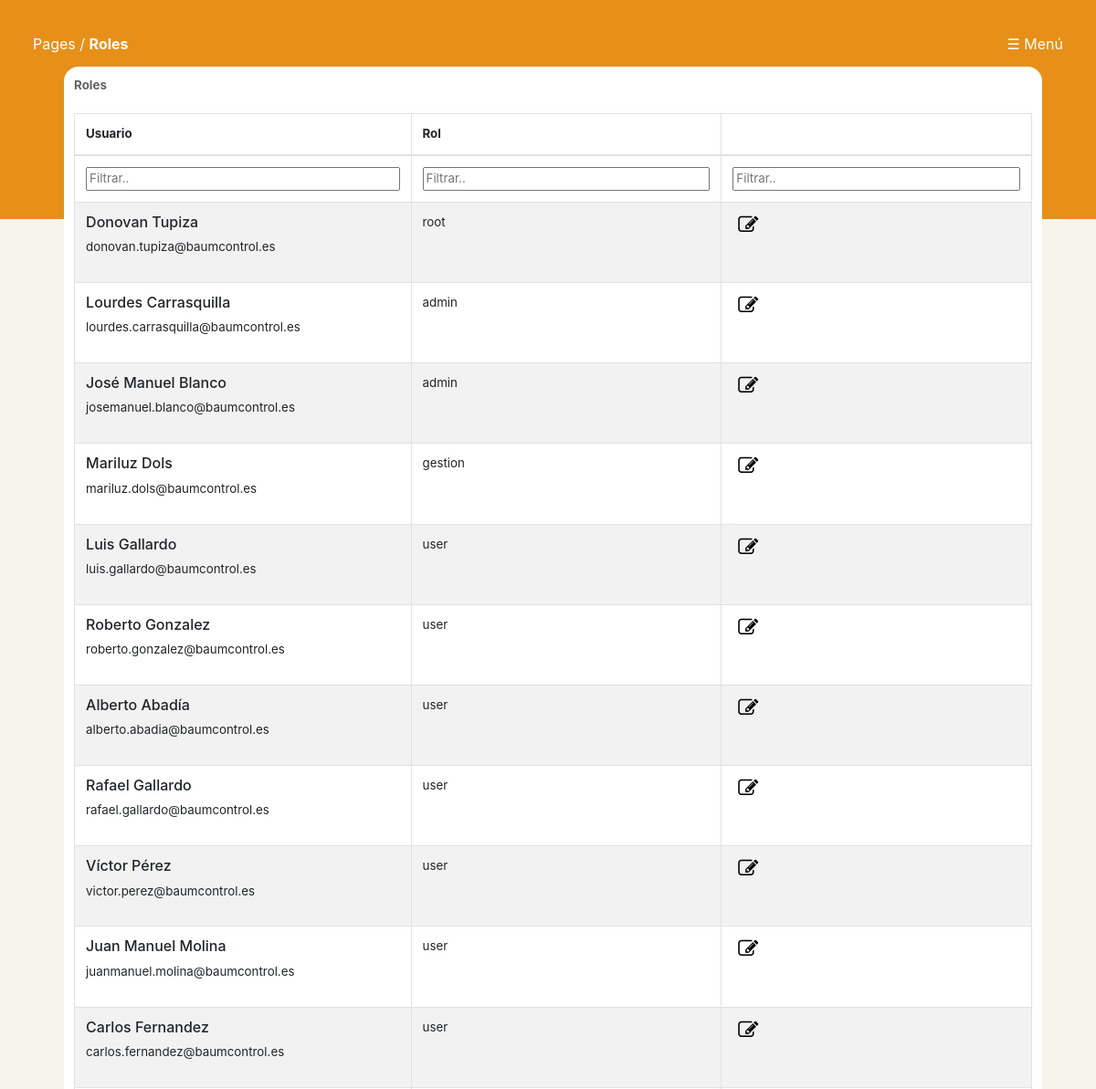
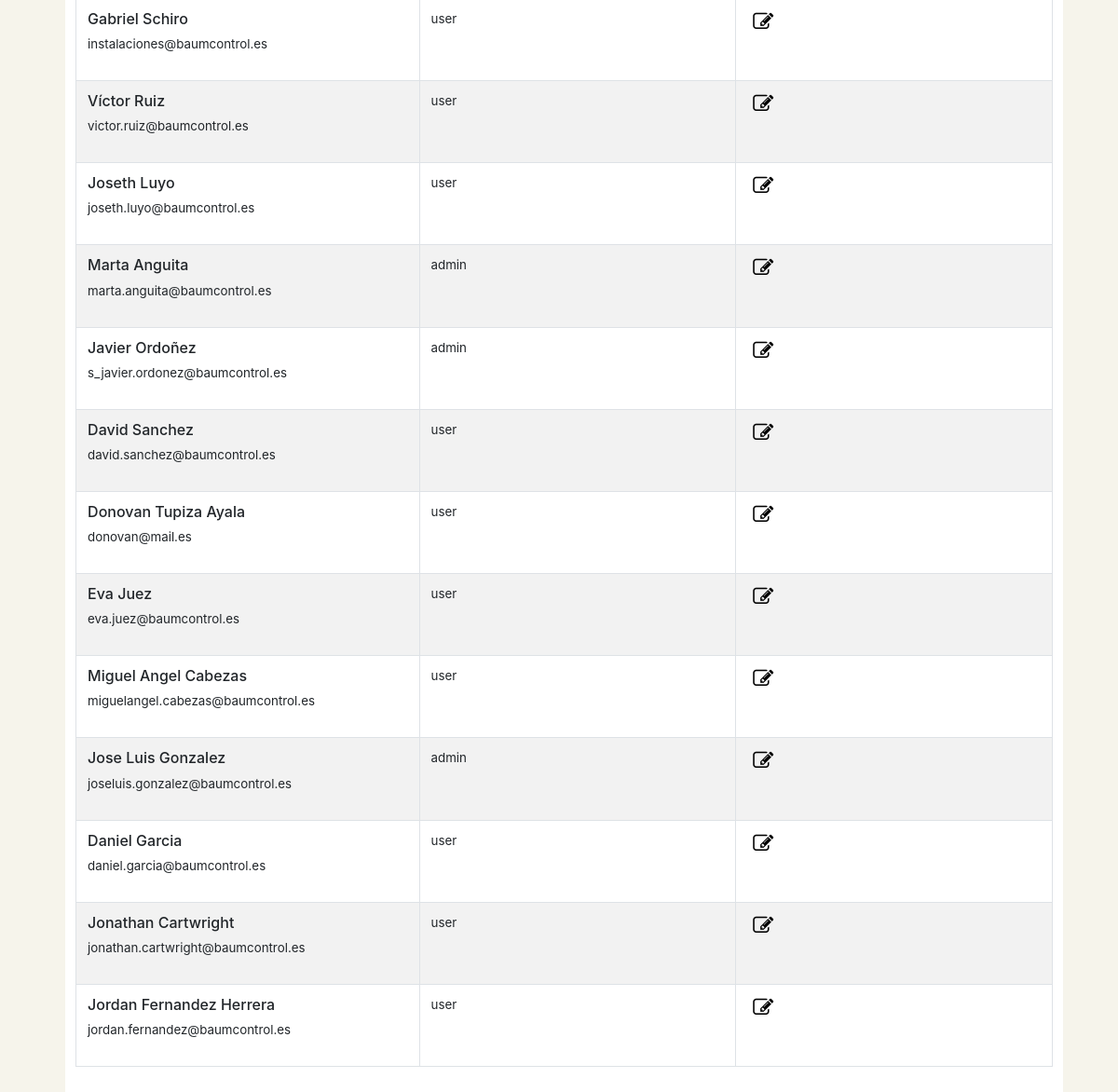
Page /roles/roles.php on the committed database (2 pictures, top to bottom).
### tables this page shows
CREATE TABLE `users` (
  `id` bigint unsigned NOT NULL AUTO_INCREMENT,
  `name` varchar(255) NOT NULL,
  `last_name` varchar(255) DEFAULT NULL,
  `email` varchar(255) NOT NULL,
  `type` enum('ACTIVADA','NO ACTIVADA') NOT NULL DEFAULT 'ACTIVADA',
  `email_verified_at` timestamp NULL DEFAULT NULL,
  `password` varchar(255) DEFAULT NULL,
  `two_factor_secret` text,
  `two_factor_recovery_codes` text,
  `two_factor_confirmed_at` timestamp NULL DEFAULT NULL,
  `remember_token` varchar(100) DEFAULT NULL,
  `current_team_id` bigint unsigned DEFAULT NULL,
  `profile_photo_path` varchar(2048) DEFAULT NULL,
  `created_at` timestamp NULL DEFAULT NULL,
  `updated_at` timestamp NULL DEFAULT NULL,
  `deleted_at` timestamp NULL DEFAULT NULL,
  `hour_extra` int DEFAULT NULL,
  `schedule_id` bigint unsigned DEFAULT NULL,
  `rol_id` bigint unsigned DEFAULT NULL,
  `password2` varchar(250) DEFAULT NULL,
  PRIMARY KEY (`id`),
  UNIQUE KEY `users_email_unique` (`email`),
  KEY `schedule_id` (`schedule_id`),
  KEY `fk_rol_id` (`rol_id`),
  CONSTRAINT `fk_rol_id` FOREIGN KEY (`rol_id`) REFERENCES `roles` (`id`),
  CONSTRAINT `users_ibfk_1` FOREIGN KEY (`schedule_id`) REFERENCES `schedules` (`id`),
  CONSTRAINT `users_ibfk_2` FOREIGN KEY (`schedule_id`) REFERENCES `schedules` (`id`)
);

CREATE TABLE `roles` (
  `id` bigint unsigned NOT NULL AUTO_INCREMENT,
  `name` varchar(255) NOT NULL,
  `guard_name` varchar(255) NOT NULL,
  `created_at` timestamp NULL DEFAULT NULL,
  `updated_at` timestamp NULL DEFAULT NULL,
  PRIMARY KEY (`id`),
  UNIQUE KEY `roles_name_guard_name_unique` (`name`,`guard_name`)
);

### roles/roles.php (the view, shortened to what this page needs)
<?php
include("../include/bbddconexion.php");
if (!$conn) {
    die("Conexion fallida:" . mysqli_connect_error());
} else {
    $query = "select users.id, users.name as 'user', users.last_name, users.email, roles.name from users, roles where users.rol_id=roles.id;";
    $consulta = mysqli_query($conn, $query) or die("Fallo en la consulta");
    $num_filas = mysqli_num_rows($consulta);
    if ($consulta){
         echo '
        <!DOCTYPE html>
<html lang="es">
<head>
<meta content="initial-scale=1,
maximum-scale=1, user-scalable=0"
name="viewport" />
<meta name="viewport"
content="width=device-width" />
<title>BaumControl</title>
    <link rel="shortcut icon" href="../img/favicon.png">
<link rel="stylesheet" href="../css/nav-bar.css">';
include("../include/tabla.php");
include("../include/tabla2.php");
include("../include/menu.php");
echo '</head>
<body>
<div class="fondo_naranja">
<div class="nav-bar">
<span>Pages / <b>Roles</b></span>
';
include("../template/menu.php");
echo ' <br><br>
<div class="tabla_estilo">
<span>Roles</span><br><br>
        <table class="records_list table table-striped table-bordered table-hover" id="mydatatable">
                <thead>
                    <tr>
                        <th>Usuario</th>
                        <th>Rol</th>
                        <th></th>
                    </tr>
                    </thead>
                    <tfoot>
                <tr>
                    <th>Filter..</th>
                    <th>Filter..</th>
                    <th>Filter..</th>
                </tr>
            </tfoot>
                    <tbody>';
                     for ($i = 0; $i < $num_filas; $i++) {
                        $resultado = mysqli_fetch_array($consulta);
                        print "<tr><td><h6>" . $resultado['user'] . " " . $resultado['last_name'] . "</h6> <p><input type='hidden' name='email' value='" . $resultado['email'] . "'>" . $resultado['email'] . " </p></td><td>" . $resultado['name'] . "</td><td><form action='roles_edit.php' method='GET'><input name='id_rol' type='hidden' value=" . $resultado['id'] . ">
                        <button name='edit' class='no_boton2' title='Editar'>
                            <i class='fa fa-edit' style='font-size:22px;color:black'></i>
                            </button>
                </form></td></tr>";
                    }
                    echo '
                    </tbody>
                </table><br>
            </div>
        </div>
        <script>
        /* Initialization of datatables */
        $(document).ready(function () {
            $("table.display").DataTable();
        });
    </script>
    <script type="text/javascript">
    function confirmDelete(){
        var resp = confirm("¿Desea eliminarlo?");
        if ($resp == true){
            return true;
        }
        else{
            return false;
        }
    }
</script>
    </body>
</html>
        ';
    }
    else {
        echo "<script language='javascript'>
            alert('¡¡ Error al añadir las horas!!');
            window.location.replace('./horas.php');
            </script>";
    }
}

### css/nav-bar.css (style rules this page uses)
* { margin: 0; }
.nav-bar { color: white; padding: 3%; }

### css/tabla.css (style rules this page uses)
.tabla_estilo { width: 95%; margin-left: 3%; margin-top: -1%; border-radius: 5px; padding: 1%; border-radius: 1rem; overflow-x:scroll; max-height: 80vh; background-color: white; font-size: 10pt; display: table; }
.fondo_naranja { background-color: #e69019; max-height:30vh; }
* { margin: 0; }
body { background-color: #dfdada; }
.tabla_estilo span { font-weight: 700; color: #636363; }

### css/menu.css (style rules this page uses)
.no_boton2 { background-color: unset; border: none; cursor: pointer; }

### include/tabla2.php (style rules this page uses)
#mydatatable tfoot { display: table-header-group !important; }

### rows in the picture
users: name "Donovan", last_name "Tupiza", email "donovan.tupiza@baumcontrol.es", rol.name "root"
users: name "Lourdes", last_name "Carrasquilla", email "lourdes.carrasquilla@baumcontrol.es", rol.name "admin"
users: name "José Manuel", last_name "Blanco", email "josemanuel.blanco@baumcontrol.es", rol.name "admin"
users: name "Mariluz", last_name "Dols", email "mariluz.dols@baumcontrol.es", rol.name "gestion"
users: name "Luis", last_name "Gallardo", email "luis.gallardo@baumcontrol.es", rol.name "user"
users: name "Roberto", last_name "Gonzalez", email "roberto.gonzalez@baumcontrol.es", rol.name "user"
users: name "Alberto", last_name "Abadía", email "alberto.abadia@baumcontrol.es", rol.name "user"
users: name "Rafael", last_name "Gallardo", email "rafael.gallardo@baumcontrol.es", rol.name "user"
users: name "Víctor", last_name "Pérez", email "victor.perez@baumcontrol.es", rol.name "user"
users: name "Juan Manuel", last_name "Molina", email "juanmanuel.molina@baumcontrol.es", rol.name "user"
users: name "Carlos", last_name "Fernandez", email "carlos.fernandez@baumcontrol.es", rol.name "user"
users: name "Gabriel", last_name "Schiro", email "instalaciones@baumcontrol.es", rol.name "user"
users: name "Víctor", last_name "Ruiz", email "victor.ruiz@baumcontrol.es", rol.name "user"
users: name "Joseth", last_name "Luyo", email "joseth.luyo@baumcontrol.es", rol.name "user"
users: name "Marta", last_name "Anguita", email "marta.anguita@baumcontrol.es", rol.name "admin"
users: name "Javier", last_name "Ordoñez", email "s_javier.ordonez@baumcontrol.es", rol.name "admin"
users: name "David", last_name "Sanchez", email "david.sanchez@baumcontrol.es", rol.name "user"
users: name "Donovan", last_name "Tupiza Ayala", email "donovan@mail.es", rol.name "user"
users: name "Eva", last_name "Juez", email "eva.juez@baumcontrol.es", rol.name "user"
users: name "Miguel Angel", last_name "Cabezas", email "miguelangel.cabezas@baumcontrol.es", rol.name "user"
users: name "Jose Luis", last_name "Gonzalez", email "joseluis.gonzalez@baumcontrol.es", rol.name "admin"
users: name "Daniel", last_name "Garcia", email "daniel.garcia@baumcontrol.es", rol.name "user"
users: name "Jonathan", last_name "Cartwright", email "jonathan.cartwright@baumcontrol.es", rol.name "user"
users: name "Jordan", last_name "Fernandez Herrera", email "jordan.fernandez@baumcontrol.es", rol.name "user"
